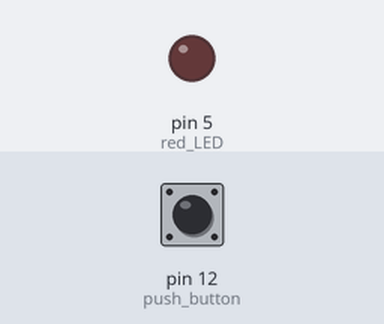
Bench run of a sketch on a simulated Arduino Uno, built with avr-gcc and run on an emulated ATmega328P. Parts: output pins drawn as LEDs (lit = HIGH). Dashed ring = blinking. The test bench sets the inputs (shaded band); at power-on: pin 12 (push_button) LOW. What the sketch prints to the serial monitor is not drawn.

Above: at 1.2 s.
1.3 s: pin 12 (push_button) pulled HIGH for 0.15 s
At 1.37 s:
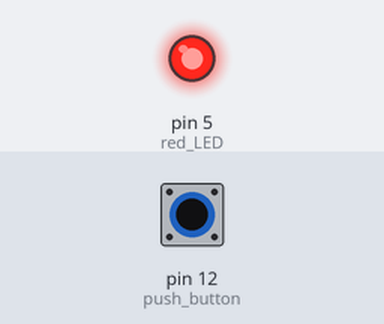
2.9 s: pin 12 (push_button) pulled HIGH for 1 s
At 4.9 s:
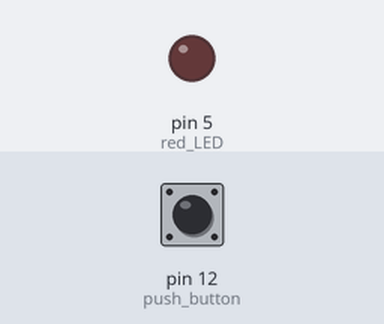
6.9 s: pin 12 (push_button) pulsed HIGH 2 times (0.12 s each, 0.3 s apart)
At 6.96 s:
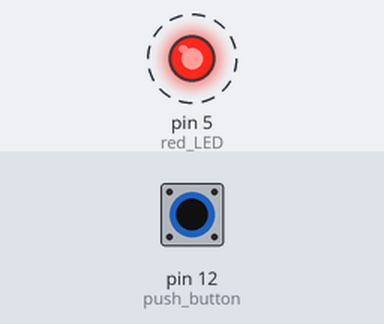
10.5 s: pin 12 (push_button) driven HIGH
At 11.3 s:
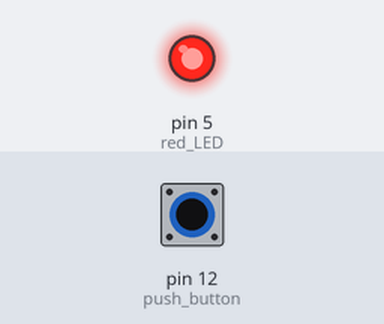
13.5 s: pin 12 (push_button) driven LOW
At 14.6 s:
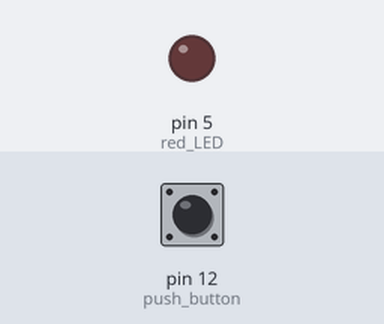
Timing chart, 0 to 16.5 s (numbered marks = the images above; inputs shaded):
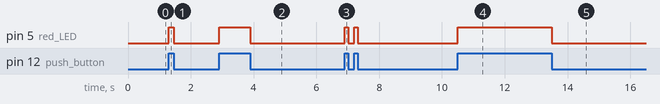

Measured:
- after the input at 1.3 s, pin 5 (red_LED): LOW → HIGH at once, → LOW 0.15 s later
- after the input at 2.9 s, pin 5 (red_LED): LOW → HIGH at once, → LOW 1.0 s later
- after the input at 6.9 s, pin 5 (red_LED): alternates HIGH for 0.12 s and LOW for 0.18 s, 4 changes in all, then stays LOW, starting at once
- after the input at 10.5 s, pin 5 (red_LED): LOW → HIGH at once
- after the input at 13.5 s, pin 5 (red_LED): HIGH → LOW at once

The sketch:

_8_Interface_with_input.ino
```cpp
int red_LED = 5;
int push_button = 12;

void setup(){

  	pinMode(red_LED,OUTPUT);

  	pinMode(push_button,INPUT);
  	Serial.begin(96000);

}

void loop(){

  int push_button_value = digitalRead(push_button);

  if(push_button_value==1){

    digitalWrite(red_LED,HIGH);

  	Serial.print("The button has been pressed and the value is: ");
    Serial.println(push_button_value);
    delay(1); //delay in between reads for stability
  }else{

    digitalWrite(red_LED,LOW);

    Serial.print("The button value is: ");
    Serial.println(push_button_value);

  }
}
```
